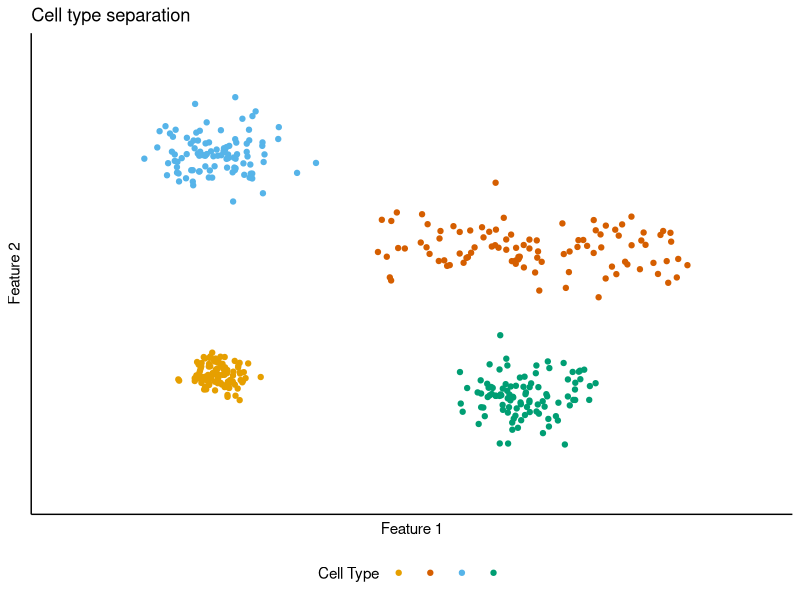
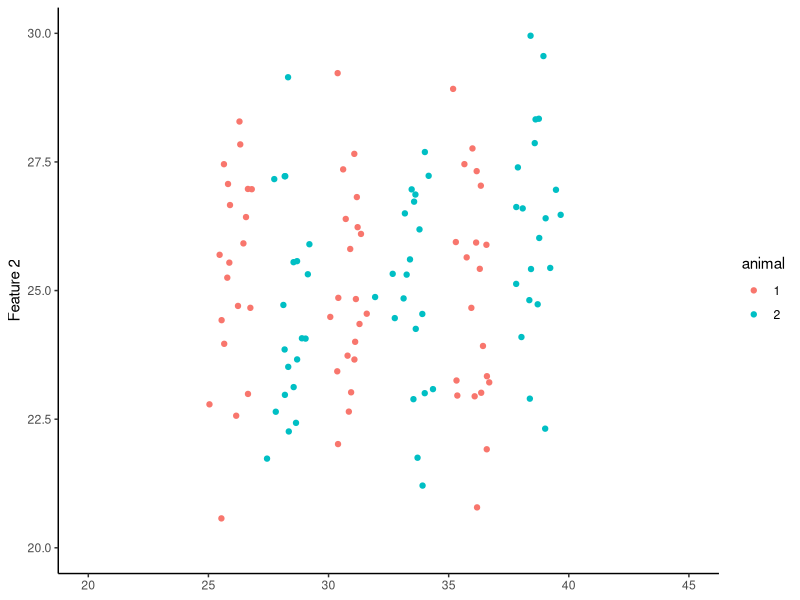
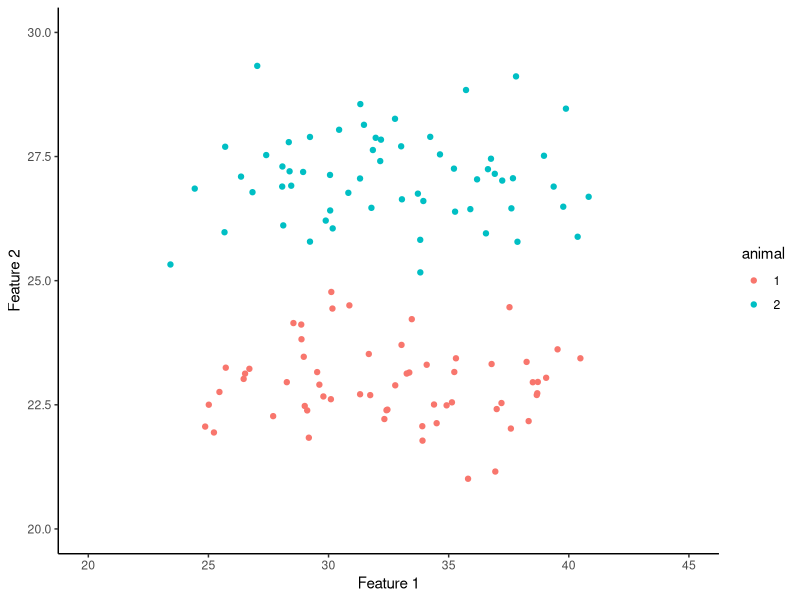
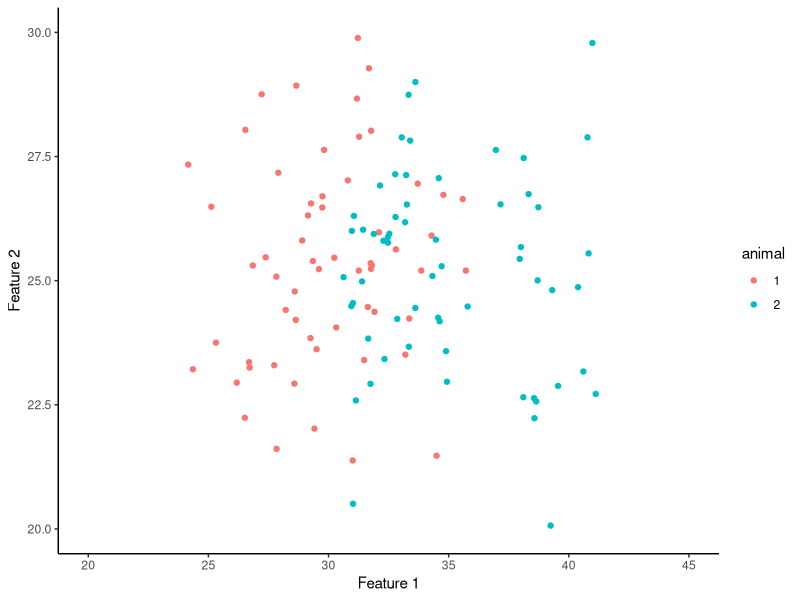
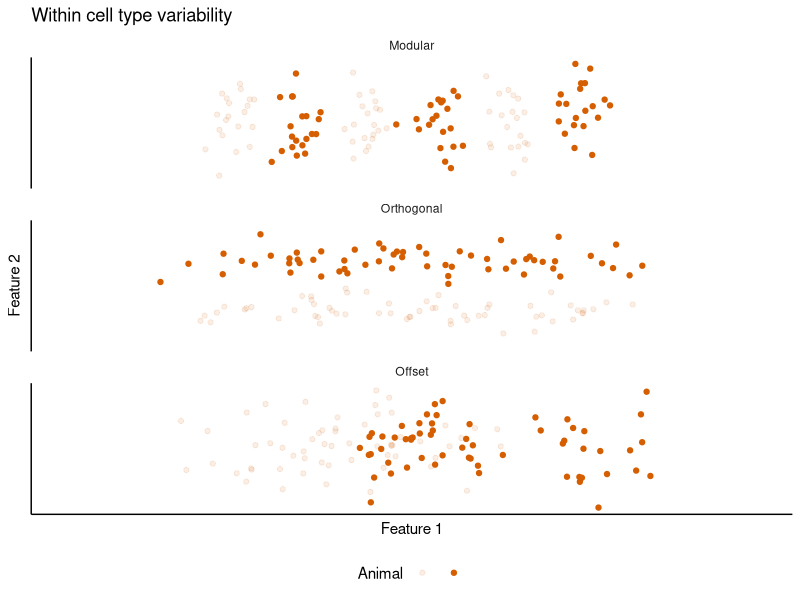

Write R code to recreate these figures, in order. (Note: this script raises an error after producing the figures.)
## ---- chunk 1
knitr::opts_chunk$set(echo = TRUE)

# Ensure access to libraries
library(tidyverse)
library(gridExtra)
## ---- chunk 2
numcells <- 100
Cell_A <- tibble(x = rnorm(numcells, 10, 1),
                       y = rnorm(numcells, 12, 1),
                       cell = "A")
Cell_B <- tibble(x = runif(numcells, min = 20, max = 40) + rnorm(numcells,0,1),
                       y = rnorm(numcells, 25, 2),
                       cell = "B")
Cell_C <- tibble(x = rnorm(numcells, 10, 2),
                       y = rnorm(numcells, 35, 2),
                       cell = "C")
Cell_D <- tibble(x = rnorm(numcells, 30, 2),
                       y = rnorm(numcells, 10, 2),
                       cell = "D")
 
CellFeatures <- bind_rows(Cell_A, Cell_B, Cell_C, Cell_D)
## ---- chunk 3
cbPalette <- c("#E69F00", "#D55E00", "#56B4E9", "#009E73")

CF_plot <- ggplot(CellFeatures, aes(x, y, colour = cell)) +
  geom_point() +
  xlim(0,45) +
  ylim(0,45) +
  labs(x = "Feature 1", y = "Feature 2", colour = "Cell Type", title = "Cell type separation") +
  scale_colour_manual(values=cbPalette) +
  theme_classic() +
  theme(legend.position = "bottom",
        axis.ticks = element_blank(),
        axis.text = element_blank(),
        legend.text = element_blank())

CF_plot
## ---- chunk 4
numcells <- 20
MF_A <- tibble(x = c(rnorm(numcells, 26, 0.5), rnorm(numcells, 31, 0.5), rnorm(numcells, 36, 0.5)),
                   y = rnorm(numcells*3, 25, 2),
                   animal = "1")
MF_B <- tibble(x = c(rnorm(numcells, 28.5, 0.5), rnorm(numcells, 33.5, 0.5), rnorm(numcells, 38.5, 0.5)),
                    y = rnorm(numcells*3, 25, 2),
                    animal = "2")
                   
ModularFeatures <- rbind(MF_A, MF_B)

MF_plot <- ggplot(ModularFeatures, aes(x, y, colour = animal)) +
  geom_point() +
  xlim(20,45) +
  ylim(20,30) +
  xlab("Feature 1") +
  ylab("Feature 2") +
  theme_classic() +
  theme(axis.title.x=element_blank())

MF_plot
## ---- chunk 5
numcells <- 60

OOF_A <- tibble(x = runif(numcells, min = 25, max = 40) + rnorm(numcells,0,1),
                y = rnorm(numcells, 23, 1),
                animal = "1")
OOF_B <- tibble(x = runif(numcells, min = 25, max = 40) + rnorm(numcells,0,1),
                y = rnorm(numcells, 27, 1),
                animal = "2")
     
OrthogOffsetFeatures <- rbind(OOF_A, OOF_B)

OOF_plot <- ggplot(OrthogOffsetFeatures, aes(x, y, colour = animal)) +
  geom_point() +
  xlim(20,45) +
  ylim(20,30) +
  xlab("Feature 1") +
  ylab("Feature 2") +
  theme_classic()

OOF_plot
## ---- chunk 6
numcells <- 60

LOF_A <- tibble(x = runif(numcells, min = 25, max = 35) + rnorm(numcells,0,1),
                y = rnorm(numcells, 25, 2),
                animal = "1")
LOF_B <- tibble(x = runif(numcells, min = 30, max = 40) + rnorm(numcells,0,1),
                y = rnorm(numcells, 25, 2),
                animal = "2")
LinearOffsetFeatures <- rbind(LOF_A, LOF_B)

LOF_plot <- ggplot(LinearOffsetFeatures, aes(x, y, colour = animal)) +
  geom_point() +
  xlim(20,45) +
  ylim(20,30) +
  xlab("Feature 1") +
  ylab("Feature 2") +
  theme_classic()

LOF_plot
## ---- chunk 7
ModularFeatures$scheme <- "modular"
OrthogOffsetFeatures$scheme <- "orthog"
LinearOffsetFeatures$scheme <- "offset"
IntraAnimal <- bind_rows(ModularFeatures, OrthogOffsetFeatures, LinearOffsetFeatures)
IntraAnimal$scheme <- as.factor(IntraAnimal$scheme)
IntraAnimal$scheme = factor(IntraAnimal$scheme, c("modular", "orthog","offset"))
labels_schemes <- c(modular = "Modular", orthog = "Orthogonal", offset = "Offset")

IntraAnimalPlot <- ggplot(IntraAnimal, aes(x, y, alpha = animal)) +
  geom_point(colour = cbPalette[2]) +
  xlim(20,45) +
  ylim(20,30) +
  labs(x = "Feature 1", y = "Feature 2", alpha = "Animal", title = "Within cell type variability") +
  facet_wrap(~scheme, nrow = 3, labeller = labeller(scheme = labels_schemes)) +
  theme_classic() +
  theme(strip.background = element_blank(),
        axis.ticks = element_blank(),
        axis.text = element_blank()) +
  scale_alpha_discrete(range=c(0.1,1)) +
  theme(legend.position = "bottom",
        legend.text = element_blank())

IntraAnimalPlot
  
## ---- chunk 8
ConceptFigure <- ggdraw() +
  draw_plot(CF_plot, x =0.02, y = 0, width = 0.45, height = 1) +
  draw_plot(IntraAnimalPlot, x = 0.52, y = 0, width = 0.45, height = 1) +
  draw_plot_label(label = c("A", "B"), size = 15,
                  x = c(0, 0.5), y = c(1, 1))

ConceptFigure
## ---- chunk 9
ggsave("Figures/Concept_figure.png", plot = ConceptFigure, width = 160, height = 100, units = "mm")
## ---- chunk 10
results_sim <- tibble(dvloc = c(seq(0, 1, length.out = 40), seq(0, 1, length.out = 40)),
                      feat_1 = c(rnorm(80, 0, 0.1)),
                      feat_2 = c(rnorm(40, 0.3, 0.1), rnorm(40, 0.7, 0.1)),
                      cellid = c(rep("a", 40), rep("b", 40)))
results_sim$feat_1[1:40] <- results_sim$feat_1[41:80] + results_sim$dvloc[1:40]
results_sim$feat_1[41:80] <- results_sim$feat_1[41:80] + results_sim$dvloc[41:80] * 1.2 + 0.4
## ---- chunk 11
sum_feat <- ggplot(results_sim, aes(feat_1, feat_2, colour = cellid)) +
  geom_point() +
  xlim(-0.2, 1.8) +
  ylim(-0.2,1.2) +
  labs(x = "Feature 1", y = "Feature 2", colour = "Animal ID") +
  theme_classic() +
  theme(strip.background = element_blank(),
        axis.ticks = element_blank(),
        axis.text = element_blank(),
        legend.position = "bottom")

sum_feat1 <- ggplot(results_sim, aes(dvloc, feat_1, colour = cellid)) +
  geom_point()  +
  xlim(-0.2, 1.2) +
  ylim(-0.4, 2) +
  labs(x = "DV location", y = "Feature 1", colour = "Animal ID") +
  theme_classic() +
  theme(strip.background = element_blank(),
        axis.ticks = element_blank(),
        axis.text = element_blank(),
        legend.position = "bottom")

sum_feat2 <- ggplot(results_sim, aes(dvloc, feat_2, colour = cellid)) +
  geom_point()  +
  xlim(-0.2, 1.2) +
  ylim(-0.2,1.2)+
  labs(x = "DV location", y = "Feature 2", colour = "Animal ID") +
  theme_classic() +
  theme(strip.background = element_blank(),
        axis.ticks = element_blank(),
        axis.text = element_blank(),
        legend.position = "bottom")

sum_feat
sum_feat1
sum_feat2
## ---- chunk 12
SummaryFigure <- grid.arrange(sum_feat, sum_feat1, sum_feat2,
             ncol = 5,
             widths = c(1, 0.1, 1, 0.1, 1),
             layout_matrix = rbind(c(1, NA, 2, NA, 3)))

SummaryFigure

ggsave("Figures/SummaryFigure.png", SummaryFigure, width = 140, height = 60, units = "mm")
